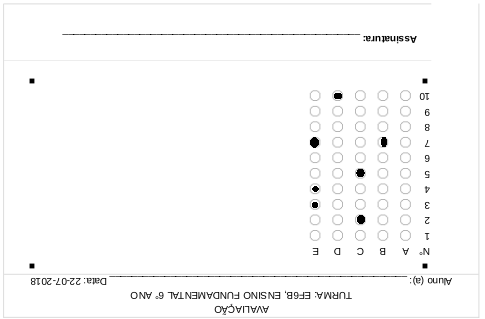
#> input picture lessons/dataset/imgs/gabarito_template_geral_preenchido_flip_180.png, 485 x 319 px
$ jupyter execute --allow-errors '7.2 - Image-Basic-Recognition.ipynb'   (older library calls are emulated)
#> lines starting #> are read from the running program, lines starting #| are printed output that depends on the picture; after the words box and inside, x2 and y2 are one past the last pixel; in counts of white or black regions, pixels touching at a corner belong together
# Image-Basic-Recognition_static

O Sistema deve identificar as provas a serem analisadas, independente de sua posição

#### [1]Desta forma haverá um delimitador na câmera, onde analizará apenas as informações contidas em seu espaço

#### [2]Desta forma após identificar o padrão, irá contabilizar 3 segundos para salvar uma cópia

Alinhando a prova

[cell 1]
import cv2
import numpy as np

#função responsável por alinhar as imagens baseado no template pré-configurado
def align_images(im1, im2):
    MAX_FEATURES = 500
    GOOD_MATCH_PERCENT = 0.15

    #Alterando imagens para escola cinza
    im1Gray = cv2.cvtColor(im1, cv2.COLOR_BGR2GRAY)
    im2Gray = cv2.cvtColor(im2, cv2.COLOR_BGR2GRAY)

    #Detectando características do ORB e calculando descritores.
    orb = cv2.ORB_create(MAX_FEATURES)
    keypoints1, descriptors1 = orb.detectAndCompute(im1Gray, None)
    keypoints2, descriptors2 = orb.detectAndCompute(im2Gray, None)

    # Ocorrências de características
    matcher = cv2.DescriptorMatcher_create(cv2.DESCRIPTOR_MATCHER_BRUTEFORCE_HAMMING)
    matches = matcher.match(descriptors1, descriptors2, None)

    # Ordenando melhores ocorrências
    matches.sort(key=lambda x: x.distance, reverse=False)

    # Removendo ocorrências que não possuem melhores porcentagem de reconhecimento
    numGoodMatches = int(len(matches) * GOOD_MATCH_PERCENT)
    matches = matches[:numGoodMatches]

    # Draw melhores matches
    imMatches = cv2.drawMatches(im1, keypoints1, im2, keypoints2, matches, None)
    cv2.imshow('imMatches', imMatches)
    cv2.waitKey(0)


    # Extraindo localização de melhores correspondências
    points1 = np.zeros((len(matches), 2), dtype=np.float32)
    points2 = np.zeros((len(matches), 2), dtype=np.float32)

    for i, match in enumerate(matches):
        points1[i, :] = keypoints1[match.queryIdx].pt
        points2[i, :] = keypoints2[match.trainIdx].pt

    # buscando homografia
    h, mask = cv2.findHomography(points1, points2, cv2.RANSAC)

    # Usando homografia
    height, width, channels = im2.shape
    im1Reg = cv2.warpPerspective(im1, h, (width, height))

    return im1Reg, h

# Read reference image
refFilename = "dataset/imgs/gabarito_template_geral2.png"
imReference = cv2.imread(refFilename, cv2.IMREAD_COLOR)

# Lendo Imagem a alinhar
imFilename = "dataset/imgs/gabarito_template_geral_preenchido_flip_180.png"
im = cv2.imread(imFilename, cv2.IMREAD_COLOR)
#> im is the input picture: shape (319, 485, 3); min 0, max 255, mean 250.4

# A imagem alinhada será restaurada na imReg.
# A homografia estimada será armazenada em h.
#> (the rest of this cell did not finish here and is left out)

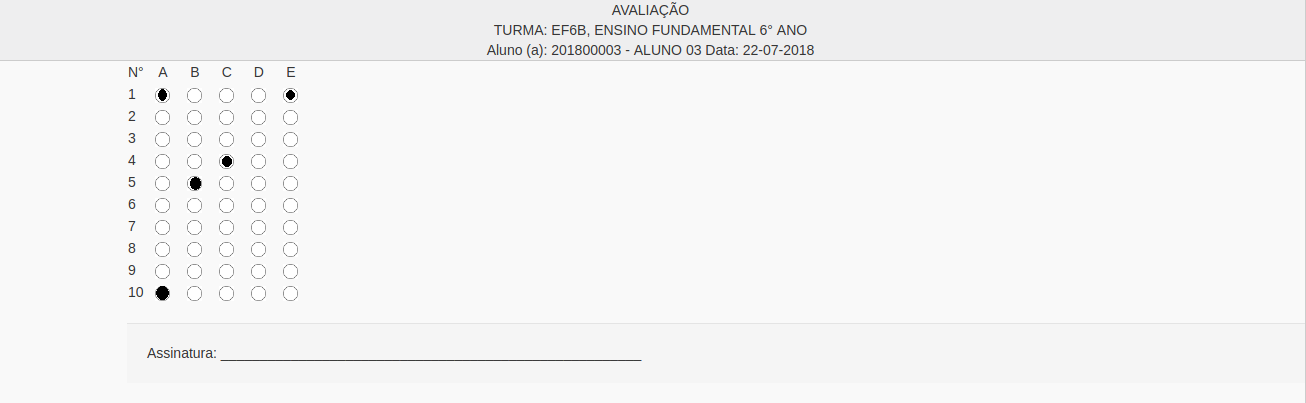
#> input picture lessons/dataset/imgs/gabarito_template_geral_preenchido.png, 1306 x 403 px
#> further down, image is the input picture: shape (403, 1306, 3); mean B, G, R 245.1, 245, 245
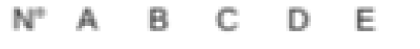
#> input picture imageRead/core/corretor/dataset/imgs/gabarito_template_geral_alternativas.png, 420 x 49 px, found by its file name
#> further down, template is the input picture: shape (49, 420); min 80, max 255, mean 243.3
#> `gray = cv2.adaptiveThreshold(gray,255,cv2.ADAPTIVE_THRESH_GAUSSIAN_C,c..`:
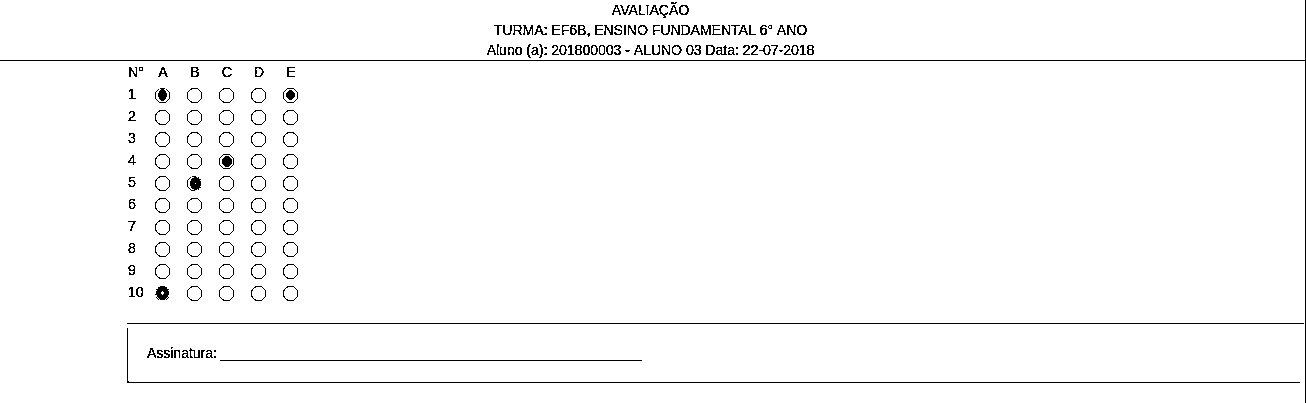
#> gray: shape (403, 1306); 98% white; black in thin lines or dots
#> `template = cv2.adaptiveThreshold(template,255,cv2.ADAPTIVE_THRESH_GAUS..`:
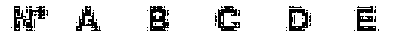
#> template: shape (49, 420); 90.8% white; 46 black regions (40 under 20 px), largest, box (x1, y1, x2, y2) and area: (14, 6, 45, 31) 352, (150, 6, 169, 31) 314, (218, 6, 240, 31) 280, (357, 6, 376, 31) 278, (76, 6, 101, 31) 249, (289, 9, 308, 31) 248
#> `result = cv2.matchTemplate(gray, template, cv2.TM_CCOEFF)`:
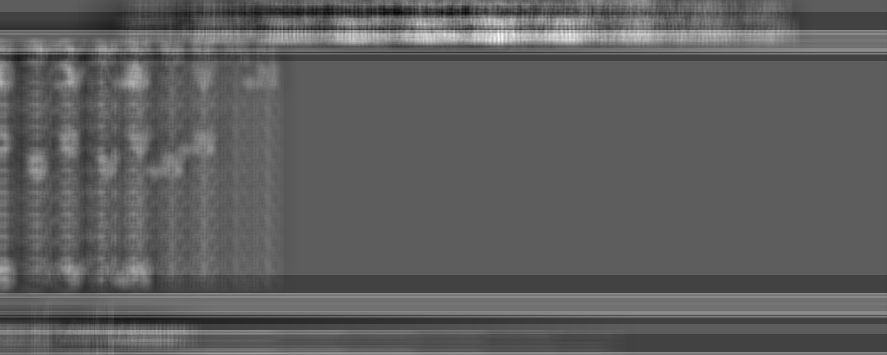
#> result: shape (355, 887) float32; min -8670125, max 14955071, mean 137150.1; drawn with min black and max white
#> `min_val, max_val, min_loc, max_loc = cv2.minMaxLoc(result)`: min_val = -8670125; max_val = 14955071; min_loc = (465, 12); max_loc = (498, 34)
#> `bottom_right = (top_left[0] + width, top_left[1] + height)`: bottom_right = (918, 83)

cv2.imshow('aligned', imReg)
cv2.waitKey(0)

print("Homografia Estimada : \n",  h)
cv2.destroyAllWindows()

### Identificando respostas do gabarito

[cell 2]
import cv2
import numpy as np

def answer(ponto_ocupacao):
    global width
    ocupacao = round((ponto_ocupacao*100)/width)
    if ocupacao < 15: return
    if ocupacao < 30: return 'A'
    if ocupacao < 50: return 'B'
    if ocupacao < 70: return 'C'
    if ocupacao < 90: return 'D'
    return 'E'

def coordinates_question(img):

    # Criando o detector baseado na versão do CV
    is_cv3 = cv2.__version__.startswith("3.")
    if is_cv3:
        detector = cv2.SimpleBlobDetector_create()
    else:
        detector = cv2.SimpleBlobDetector()

    #Detectando corpos
    keypoints = detector.detect(img)
    # Criando nova imagem com os elementos identificandos pelo detector
    im_with_keypoints = cv2.drawKeypoints(img, keypoints, np.array([]),(0,0,255), cv2.DRAW_MATCHES_FLAGS_DRAW_RICH_KEYPOINTS)
    cv2.imshow("teste",im_with_keypoints)
    cv2.waitKey(0)
    return keypoints

def evaluate_question(image):

    #global template

    coordinates = coordinates_question(image)
    response = []
    if coordinates:
        for point in coordinates:
            response.append(answer(point.pt[0]))
    im_with_keypoints = cv2.drawKeypoints(template, coordinates, np.array([]),(0,0,255), cv2.DRAW_MATCHES_FLAGS_DRAW_RICH_KEYPOINTS)
    return response


#> (the rest of this cell did not finish here and is left out)
